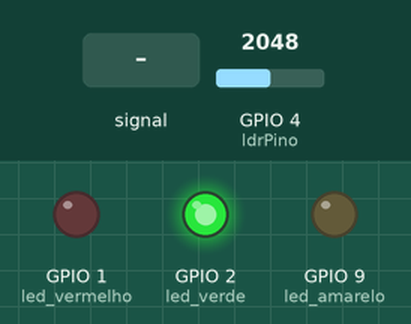
Simulated run of this sketch. Board: ESP32-S3. Parts: output pins drawn as LEDs (lit = HIGH). Dashed ring = blinking. The inputs (shaded band) are chosen by the test bench; at power-on: GPIO 4 (ldrPino) = 2048.

Above: at 1.2 s.
1.3 s: GPIO 4 (ldrPino) fed a 200 Hz sine of ±1842 counts around its level
At 1.7 s:
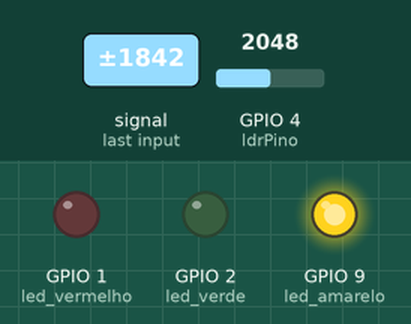
4.3 s: GPIO 4 (ldrPino) set to 2866
At 5.2 s:
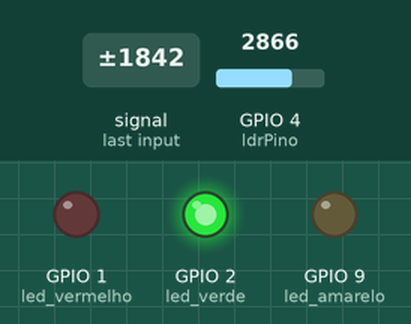
5.8 s: GPIO 4 (ldrPino) set to 560
At 7.6 s:
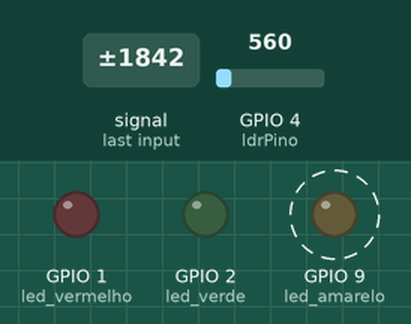
Timing chart, 0 to 14.8 s (numbered marks = the images above; inputs shaded):
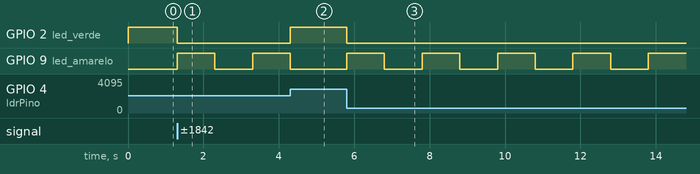

Measured:
- after the input at 1.3 s, GPIO 2 (led_verde): HIGH → LOW after 0.00 s instead of 1.7 s; GPIO 9 (led_amarelo): LOW → HIGH after 0.00 s instead of 1.7 s
- after the input at 4.3 s, GPIO 2 (led_verde): LOW → HIGH at once; GPIO 9 (led_amarelo): goes on until 4.3 s, then stays LOW
- after the input at 5.8 s, GPIO 1 (led_vermelho): stays LOW (without the input it goes to HIGH after 3.5 s)

The sketch:

sketch.ino
```cpp
#include "Button.h"//importa um arquivo com uma classe feita para retirar o bouncing do botão

const uint8_t led_verde = 2; // Pino utilizado para controle do led verde
const uint8_t led_vermelho = 1; // Pino utilizado para controle do led vermelho
const uint8_t led_amarelo = 9; // Pino utilizado para controle do led amarelo

const uint8_t botaoPino = 18;  // Numero do pino para o botão

const uint8_t ldrPino = 4;  // Número do pino para o sensor de luz
int limite = 600; //Limite de brilho no sensor para ser considerado dia

//Define o botão como um objeto
Button btn(botaoPino);

//Função para facilitar desligar e ligar as cores certas do semáforo
void semaforo(bool verde, bool amarelo, bool vermelho){
  digitalWrite(led_verde, verde);
  digitalWrite(led_amarelo, amarelo);
  digitalWrite(led_vermelho, vermelho);
}

//Função para quando o sensor detecta mais que o limite de luz
void modoDia(long tempo){
  while(1){
    long intervalo = millis() - tempo;//Momento em que inicia
    int luz = analogRead(ldrPino);//Le o sensor de luz

    //Caso o sensor detecte que ficou de noite durante o processo, ele interrompe
    if(luz < limite){
      break;
    }


    if(intervalo < 3000){//Se o intervalo entre o inicio e agora for menor q 3 segundo ligue o led verde
      semaforo(HIGH, LOW, LOW);
    } else if(intervalo >= 3000 && intervalo < 5000){//Se for maior que 3 e menor que 5 ligue o amarelo
      semaforo(LOW, HIGH, LOW);
    } else if(intervalo >= 5000 && intervalo < 10000){//Caso seja maior que 5 e menor que 10 ligue o vermelho
      semaforo(LOW, LOW, HIGH);
      //Caso o botão seja apertado enquanto o intervalo é maior que 5000 e menor que 10000 ele liga o verde
      btn.update();
      if (btn.wasClicked()) {
        delay(1000);
        semaforo(HIGH, LOW, LOW);
        delay(3000);
      }
    } else{//Caso passe de 10 segundos de intervalo ele finaliza
      break;
    }
  }
}

//Função para quando o sensor detecta menos que o limite de luz
void modoNoite(){
  while(1){
    //lendo o sensor de luz
    int luz = analogRead(ldrPino);

    //Se ocorrer de ficar mais claro durante o processo então ele sai do loop
    if(luz > limite){
      break;
    }

    //Faz o led brilhar amarelo
    semaforo(LOW,HIGH,LOW);
    delay(1000);

    //Confere novamente se não mudou o estado da luz
    luz = analogRead(ldrPino);

    if(luz > limite){
      break;
    }
    //desliga o led amarelo
    semaforo(LOW,LOW,LOW);
    delay(1000);
  }
}

void setup() {
  // Configuração inicial dos pinos para controle dos leds como OUTPUTs (saídas) do ESP32
  pinMode(led_verde,OUTPUT);
  pinMode(led_amarelo,OUTPUT);
  pinMode(led_vermelho,OUTPUT);

  // Inicialização das entradas
  pinMode(botaoPino, INPUT); // Definir o pino do botão como input

  //Setando todos os leds para apagados
  digitalWrite(led_verde, LOW);
  digitalWrite(led_amarelo, LOW);
  digitalWrite(led_vermelho, LOW);

  Serial.begin(9600); // Configuração para debug por interface serial entre ESP e computador com baud rate de 9600
}

void loop() {
  int ldrstatus=analogRead(ldrPino);// Confere o valor atual de luz

  if(ldrstatus<=limite){// Se for menor que o limite ele inicia o modo noite
    modoNoite();
  }else{//Caso seja maior que o limite ele inicia o modo dia
    modoDia(millis());
  }
}
```

Button.h
```cpp
// Classe Button com lógica de clique
class Button {
  public:
    // Construtor
    Button(int pin) {
      buttonPin = pin;
      pinMode(buttonPin, INPUT_PULLUP);
      lastState = HIGH;
      currentState = HIGH;
      lastDebounceTime = 0;
      debounceDelay = 50; // Tempo de debounce em milissegundos
      clicked = false;
    }

    // Função para atualizar o estado do botão
    void update() {
      int reading = digitalRead(buttonPin);

      if (reading != lastReading) {
        lastDebounceTime = millis();
      }

      if ((millis() - lastDebounceTime) > debounceDelay) {
        if (reading != currentState) {
          currentState = reading;

          if (currentState == LOW) {
            clicked = true;
          }
        }
      }

      lastReading = reading;
    }

    // Verifica se o botão foi clicado
    bool wasClicked() {
      if (clicked) {
        clicked = false;
        return true;
      }
      return false;
    }

  private:
    int buttonPin;
    int currentState;
    int lastState;
    int lastReading;
    unsigned long lastDebounceTime;
    unsigned long debounceDelay;
    bool clicked;
    int teste;
};
```
